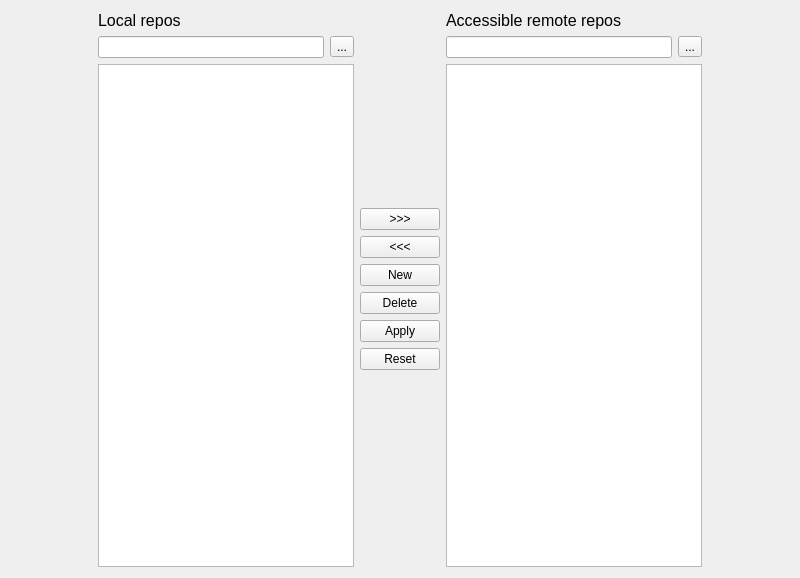
<?xml version="1.0" encoding="UTF-8"?>
<ui version="4.0">
 <class>RepoConfigPage</class>
 <widget class="QWidget" name="RepoConfigPage">
  <property name="geometry">
   <rect>
    <x>0</x>
    <y>0</y>
    <width>800</width>
    <height>578</height>
   </rect>
  </property>
  <property name="acceptDrops">
   <bool>false</bool>
  </property>
  <property name="windowTitle">
   <string>Repository Configuration</string>
  </property>
  <layout class="QHBoxLayout" name="horizontalLayout">
   <item>
    <spacer name="spacer1">
     <property name="orientation">
      <enum>Qt::Horizontal</enum>
     </property>
     <property name="sizeHint" stdset="0">
      <size>
       <width>40</width>
       <height>20</height>
      </size>
     </property>
    </spacer>
   </item>
   <item>
    <layout class="QGridLayout" name="local_layout">
     <item row="2" column="0" colspan="2">
      <widget class="QListWidget" name="local_list">
       <property name="showDropIndicator" stdset="0">
        <bool>false</bool>
       </property>
       <property name="dragEnabled">
        <bool>false</bool>
       </property>
       <property name="dragDropMode">
        <enum>QAbstractItemView::NoDragDrop</enum>
       </property>
       <property name="defaultDropAction">
        <enum>Qt::IgnoreAction</enum>
       </property>
       <property name="selectionBehavior">
        <enum>QAbstractItemView::SelectRows</enum>
       </property>
       <property name="sortingEnabled">
        <bool>true</bool>
       </property>
      </widget>
     </item>
     <item row="1" column="1">
      <widget class="QToolButton" name="local_search_button">
       <property name="text">
        <string>...</string>
       </property>
      </widget>
     </item>
     <item row="1" column="0">
      <widget class="QLineEdit" name="local_search_box"/>
     </item>
     <item row="0" column="0" colspan="2">
      <widget class="QLabel" name="local_label">
       <property name="font">
        <font>
         <pointsize>12</pointsize>
        </font>
       </property>
       <property name="text">
        <string>Local repos</string>
       </property>
      </widget>
     </item>
    </layout>
   </item>
   <item>
    <layout class="QVBoxLayout" name="middle_layout">
     <item>
      <spacer name="middle_spacer1">
       <property name="orientation">
        <enum>Qt::Vertical</enum>
       </property>
       <property name="sizeHint" stdset="0">
        <size>
         <width>20</width>
         <height>40</height>
        </size>
       </property>
      </spacer>
     </item>
     <item>
      <widget class="QPushButton" name="to_remotes">
       <property name="text">
        <string>&gt;&gt;&gt;</string>
       </property>
      </widget>
     </item>
     <item>
      <widget class="QPushButton" name="to_locals">
       <property name="text">
        <string>&lt;&lt;&lt;</string>
       </property>
      </widget>
     </item>
     <item>
      <widget class="QPushButton" name="new_repo_button">
       <property name="text">
        <string>New</string>
       </property>
      </widget>
     </item>
     <item>
      <widget class="QPushButton" name="delete_repo_button">
       <property name="text">
        <string>Delete</string>
       </property>
      </widget>
     </item>
     <item>
      <widget class="QDialogButtonBox" name="control_buttons">
       <property name="sizePolicy">
        <sizepolicy hsizetype="Minimum" vsizetype="Fixed">
         <horstretch>0</horstretch>
         <verstretch>0</verstretch>
        </sizepolicy>
       </property>
       <property name="orientation">
        <enum>Qt::Vertical</enum>
       </property>
       <property name="standardButtons">
        <set>QDialogButtonBox::Apply|QDialogButtonBox::Reset</set>
       </property>
      </widget>
     </item>
     <item>
      <spacer name="middle_spacer2">
       <property name="orientation">
        <enum>Qt::Vertical</enum>
       </property>
       <property name="sizeHint" stdset="0">
        <size>
         <width>20</width>
         <height>40</height>
        </size>
       </property>
      </spacer>
     </item>
    </layout>
   </item>
   <item>
    <layout class="QGridLayout" name="remote_layout">
     <item row="1" column="1">
      <widget class="QLineEdit" name="remote_search_box"/>
     </item>
     <item row="1" column="2">
      <widget class="QToolButton" name="remote_search_button">
       <property name="text">
        <string>...</string>
       </property>
      </widget>
     </item>
     <item row="2" column="1" colspan="2">
      <widget class="QListWidget" name="remote_list">
       <property name="showDropIndicator" stdset="0">
        <bool>false</bool>
       </property>
       <property name="dragEnabled">
        <bool>false</bool>
       </property>
       <property name="dragDropMode">
        <enum>QAbstractItemView::NoDragDrop</enum>
       </property>
       <property name="defaultDropAction">
        <enum>Qt::IgnoreAction</enum>
       </property>
       <property name="sortingEnabled">
        <bool>true</bool>
       </property>
      </widget>
     </item>
     <item row="0" column="1" colspan="2">
      <widget class="QLabel" name="remote_label">
       <property name="font">
        <font>
         <pointsize>12</pointsize>
        </font>
       </property>
       <property name="text">
        <string>Accessible remote repos</string>
       </property>
      </widget>
     </item>
    </layout>
   </item>
   <item>
    <spacer name="spacer2">
     <property name="orientation">
      <enum>Qt::Horizontal</enum>
     </property>
     <property name="sizeHint" stdset="0">
      <size>
       <width>40</width>
       <height>20</height>
      </size>
     </property>
    </spacer>
   </item>
  </layout>
 </widget>
 <tabstops>
  <tabstop>local_search_box</tabstop>
  <tabstop>local_search_button</tabstop>
  <tabstop>local_list</tabstop>
  <tabstop>to_remotes</tabstop>
  <tabstop>to_locals</tabstop>
  <tabstop>new_repo_button</tabstop>
  <tabstop>remote_search_box</tabstop>
  <tabstop>remote_search_button</tabstop>
  <tabstop>remote_list</tabstop>
 </tabstops>
 <resources/>
 <connections/>
</ui>
